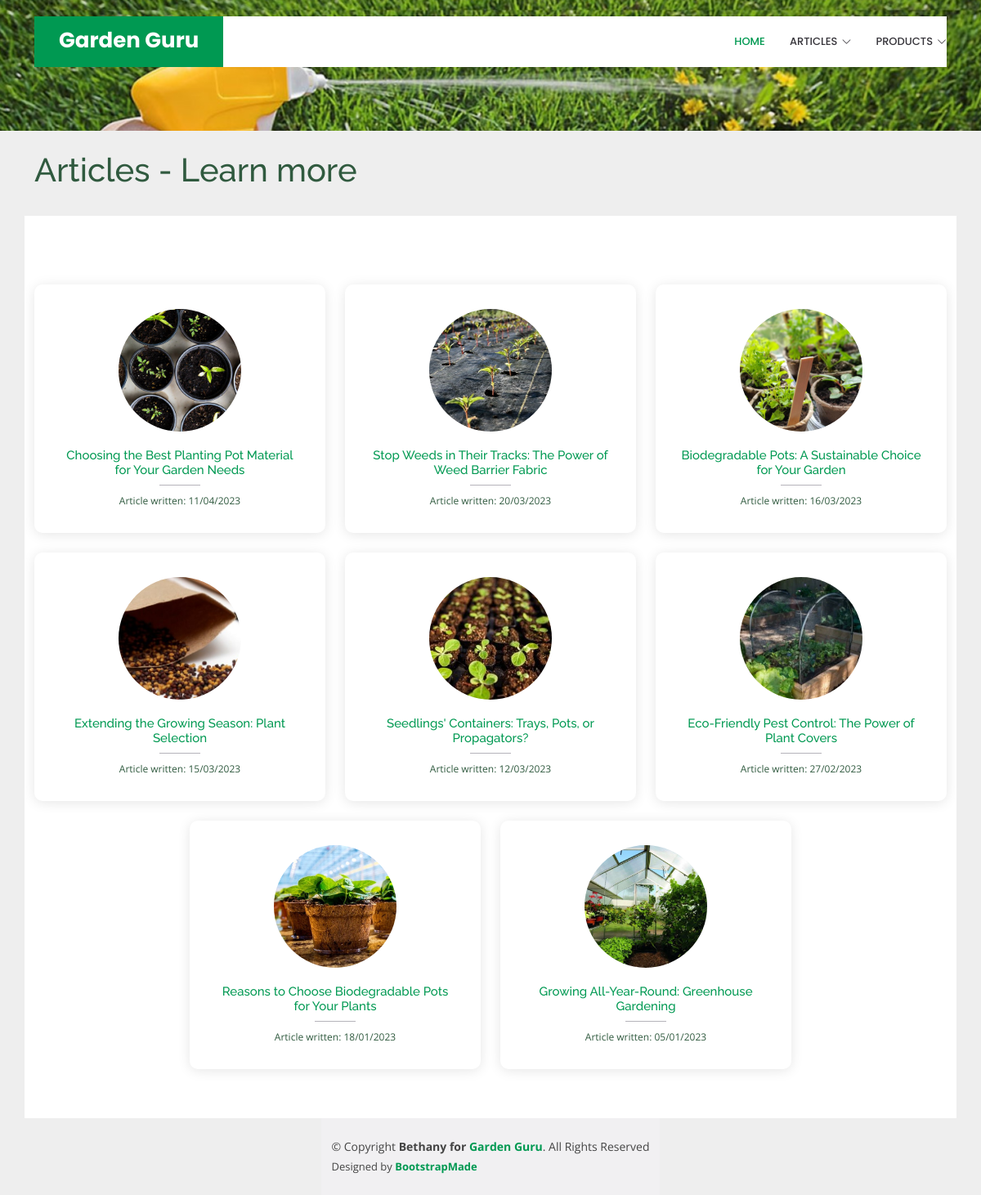
Page /articlecategory/4 on the earlier database version.
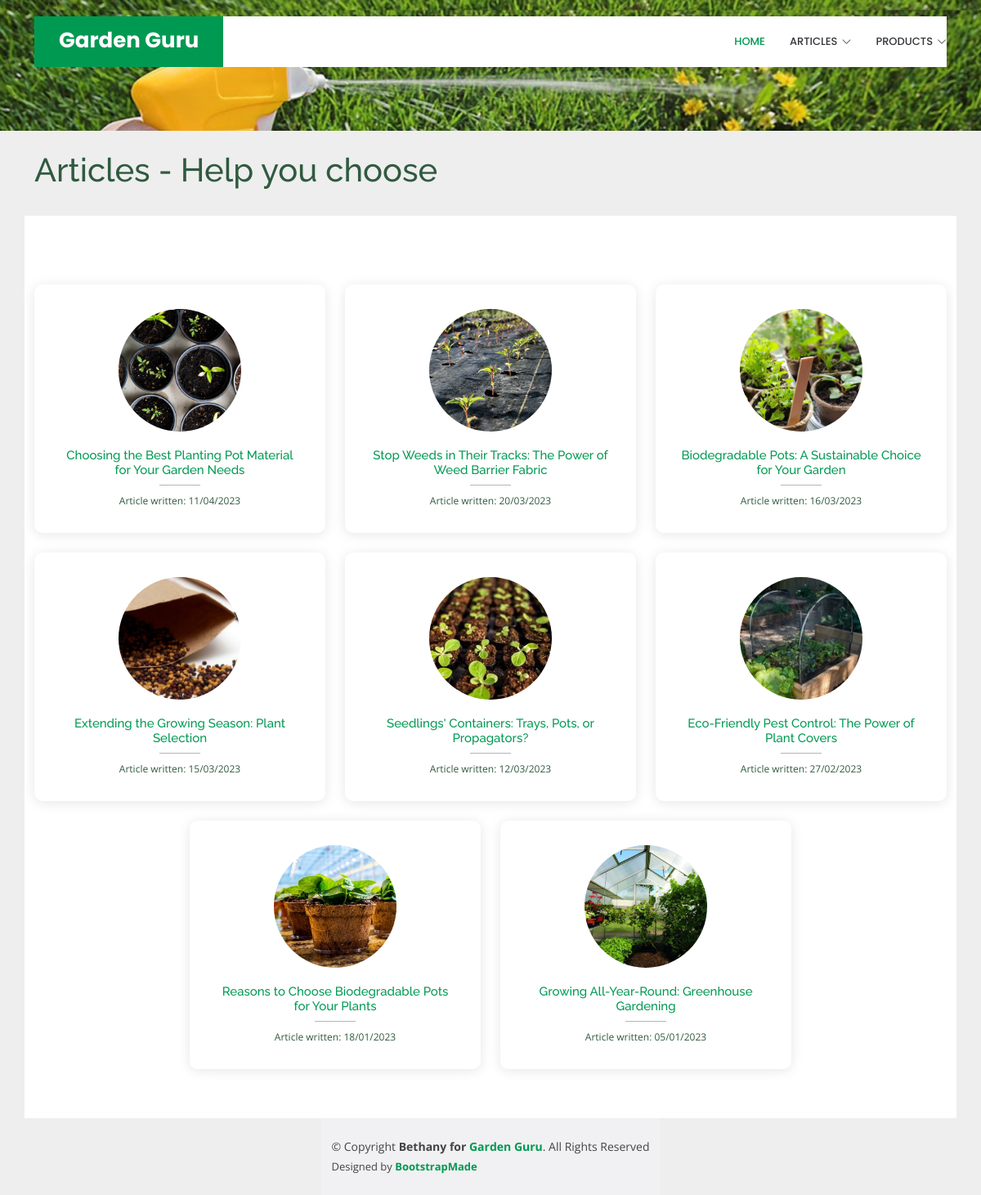
Same page on the later database version.
### main/models.py (models this page shows, shortened)
class NavSubCat(models.Model):
	NavSubCatName = models.CharField(max_length=200)
	LastUpdated = models.DateTimeField(auto_now_add=True)
	NavCatName = models.ForeignKey(NavCat, on_delete=models.CASCADE)
	ArticleCategoryimg = models.CharField(max_length=200, blank=True, null=True)
	def __str__(self):
		return self.NavSubCatName

class NavCat(models.Model):
	NavCatName = models.CharField(max_length=200)
	LastUpdated = models.DateTimeField(auto_now_add=True)
	def __str__(self):
		return self.NavCatName

class Article(models.Model):
	ArticleName = models.CharField(max_length=200)
	Articleimg = models.CharField(max_length=200, blank=True, null=True)
	ArticleTagName = models.ForeignKey(ArticleTag, on_delete=models.CASCADE, blank=True, null=True)
	NavSubCatName = models.ForeignKey(NavSubCat, on_delete=models.CASCADE)
	ArticleBody = RichTextField(blank=True, null=True)
	LastUpdated = models.DateTimeField(default=timezone.now)

### main/views.py (the view)
# urls.py: path('articlecategory/<int:id>', views.articlecategory, name='article category'),
def articlecategory(response,id):
	ac = NavSubCat.objects.get(id=id)
	return render(response, 'main/articlecategory.html', {'ProductCategories':ProductCategories,
												'ProductCategoryGroups':ProductCategoryGroups,
												'Year':datetime.datetime.now().year,
												'NavSubCats':NavSubCats,
												'Articles':Articles,
												'ac':ac,
												})

### main/models.py (called while the page is built)
	def __str__(self):
		return self.ArticleTagName

### main/templates/main/articlecategory.html (shortened to what this page needs)
{% extends 'main/base.html' %}
{% block content %}
  <section id="hero" class="d-flex align-items-center" style="background: url('/static/{{ac.ArticleCategoryimg}}') center center; max-height: 160px;">
    <div class="container text-center d-flex flex-column justify-content-bottom" data-aos="fade-in" data-aos-delay="200">
    </div>
  </section>
  <main id="main">
    <div class="container d-flex mt-4">
      <h2 style="font-size:2.5rem">{{ac.NavCatName}} - {{ac.NavSubCatName}}</h2>
    </div>
    <section id="team" class="team mt-4">
      <div class="container">
        <div class="row d-flex justify-content-center">
          {% for article in Articles %}
            {% if article.NavSubCatName.id == ac.id %}
                <div class="col-lg-4 d-flex justify-content-center mt-4">
                  <div class="member" data-aos="zoom-in" data-aos-delay="100" style="width:100%">
                    <a href="/article/{{article.id}}">
                    <div class="pic"><img src="{{article.Articleimg}}" class="img-fluid" alt="{{article.ArticleName}} - {{article.NavSubCatName}} section - {{article.ArticleTagName}}"></div>
                    <div class="member-info">
                      <h5><span>{{article.ArticleName}}</span></h5>
                    </div>
                    </a>
                    <div>
                      <p style="font-size:0.75rem">Article written: {{article.LastUpdated|date:"d/m/Y" }}</p>
                    </div>
                  </div>
                </div>
              {% endif %}
            {% endfor %}
        </div>
      </div>
    </section>
  </main>
{% endblock %}

### main/templates/main/base.html (shortened to what this page needs)
{% load static %}
<!DOCTYPE html>
<html lang="en">
<head>
  <link href="{% static 'assets/vendor/aos/aos.css' %}" rel="stylesheet">
  <link href="{% static 'assets/vendor/bootstrap/css/bootstrap.min.css' %}" rel="stylesheet">
  <link href="{% static 'assets/vendor/bootstrap-icons/bootstrap-icons.css' %}" rel="stylesheet">
  <link href="{% static 'assets/vendor/boxicons/css/boxicons.min.css' %}" rel="stylesheet">
  <link href="{% static 'assets/vendor/glightbox/css/glightbox.min.css' %}" rel="stylesheet">
  <link href="{% static 'assets/vendor/remixicon/remixicon.css' %}" rel="stylesheet">
  <link href="{% static 'assets/vendor/swiper/swiper-bundle.min.css' %}" rel="stylesheet">
  <link href="{% static 'assets/css/style.css' %}" rel="stylesheet">
</head>
<body>
  <header id="header" class="fixed-top d-flex align-items-center">
    <div class="container">
      <div class="header-container d-flex align-items-center justify-content-between">
        <div class="logo">
          <h1 class="text-light">
            <a href="/">
              <span> Garden Guru </span>
            </a>
          </h1>
        </div>
        <nav id="navbar" class="navbar">
          <ul>
            <li><a class="nav-link scrollto active" href="/">Home</a></li>
            <li class="dropdown"><a href=""><span>Articles</span> <i class="bi bi-chevron-down"></i></a>
            </li>
            <li class="dropdown nav-link scrollto"><a href=""><span>Products</span> <i class="bi bi-chevron-down"></i></a>
            </li>
          </ul>
        </nav>
      </div>
    </div>
  </header>
  {% block content %}
  {% endblock %}
  {% include 'main/footer.html' %}
</body>
</html>

### main/templates/main/footer.html
<footer id="footer">
    <div class="container d-flex py-4">
      <div class="me-md-auto text-center text-md-start">
        <div class="copyright">
          &copy; Copyright <strong><span>Bethany for <a href="/">Garden Guru</a></span></strong>. All Rights Reserved
        </div>
        <div class="credits">
          Designed by <a href="https://bootstrapmade.com/">BootstrapMade</a>
        </div>
      </div>
  </footer>

### static/assets/css/style.css (style rules this page uses)
body { font-family: "Open Sans", sans-serif; color: #444444; }
a { color: #009952; text-decoration: none; font-weight: bold; }
h1, h2, h3, h4, h5, h6 { font-family: "Raleway", sans-serif; }
#header { transition: all 0.5s; z-index: 997; transition: all 0.5s; top: 20px; }
#header .header-container { background: #fff; }
#header .logo { overflow: hidden; padding: 16px 30px 12px 30px; background: #009952; }
#header .logo h1 { font-size: 26px; padding: 0; line-height: 1; font-weight: 700; font-family: "Poppins", sans-serif; }
#header .logo h1 a, #header .logo h1 a:hover { color: #fff; text-decoration: none; }
.navbar { padding: 0; }
.navbar ul { margin: 0; padding: 0; display: flex; list-style: none; align-items: center; }
.navbar li { position: relative; }
.navbar a, .navbar a:focus { display: flex; align-items: center; justify-content: space-between; padding: 10px 0 10px 30px; color: #36343a; transition: 0.3s; font-size: 13px; font-weight: 500; text-transform: uppercase; font-family: "Poppins", sans-serif; white-space: nowrap; transition: 0.3s; }
.navbar a i, .navbar a:focus i { font-size: 12px; line-height: 0; margin-left: 5px; }
.navbar a:hover, .navbar .active, .navbar .active:focus, .navbar li:hover>a { color: #009952; }
#hero { width: 100%; height: 70vh; background: url("../img/hero-bg.jpg") center center; background-size: cover; position: relative; }
#hero .container { padding-top: 80px; }
#hero:before { content: ""; background: rgba(0, 0, 0, 0); position: absolute; bottom: 0; top: 0; left: 0; right: 0; }
@media (min-width: 1024px) { #hero { background-attachment: fixed; } }
section { padding: 60px 0; overflow: hidden; }
.team { background: #fff; }
.team .member { position: relative; box-shadow: 0px 2px 15px rgba(0, 0, 0, 0.1); padding: 30px; border-radius: 10px; text-align: center; }
.team .member .pic { overflow: hidden; width: 150px; border-radius: 50%; margin: 0 auto 20px auto; }
.team .member .pic img { transition: ease-in-out 0.3s; }
.team .member span { display: block; font-size: 15px; padding-bottom: 10px; position: relative; font-weight: 500; }
.team .member span::after { content: ""; position: absolute; display: block; width: 50px; height: 1px; background: #b5b3ba; bottom: 0; left: 50%; transform: translateX(-50%); }
.team .member p { margin: 10px 0 0 0; font-size: 14px; }
#footer { color: #444444; font-size: 14px; background: #f1f0f2; }
#footer .credits { padding-top: 5px; font-size: 13px; color: #444444; }
body { background:#eee }
h5 { font-weight: 400 }
:root { --clr-primary-hsl-400: 142, 100%, 57%; --clr-primary-hsl-500: 142, 72%, 36%; --clr-secondary-hsl-400: 142, 81%, 34%; --clr-secondary-hsl-500: 142, 72%, 26%; --clr-neutral-hsl-100: 0, 0%, 100%; --clr-neutral-hsl-200: 142, 100%, 96%; --clr-neutral-hsl-300: 142, 100%, 89%; --clr-neutral-hsl-700: 142, 30%, 27%; --clr-neutral-100: hsl(var(--clr-neutral-hsl-100)); --clr-neutral-200: hsl(var(--clr-neutral-hsl-200)); --clr-neutral-300: hsl(var(--clr-neutral-hsl-300)); --clr-neutral-700: hsl(var(--clr-neutral-hsl-700)); --clr-primary-400: hsl(var(--clr-primary-hsl-400)); --clr-primary-500: hsla(var(--clr-primary-hsl-500)); --clr-secondary-400: hsl(var(--clr-secondary-hsl-400)); --gradient-primary: linear-gradient( var(--clr-primary-400), var(--clr-secondary-400)); --gradient-to-transparent: linear-gradient( var(--clr-primary-500), hsl(var(--clr-secondary-hsl-500), 0)); --clr-accent-1: 0, 100%, 67%; --clr-accent-2: 39, 100%, 56%; --clr-accent-3: 166, 100%, 37%; --clr-accent-4: 234, 85%, 45%; --font-family-default: 'Open Sans', sans-serif; --fw-regular: 500; --fw-bold: 700; --fw-black: 800; --fs-400: 1rem; --fs-500: 1rem; --fs-600: 1.5rem; --fs-700: 1.2rem; --fs-800: 2rem; --fs-900: 4rem; }
*, *::before, *::after { box-sizing: border-box; }
* { margin: 0; font: inherit; }
img, svg { display: block; max-width: 100%; }
body { font-family: var(--font-family-default); font-size: var(--fs-400); color: var(--clr-neutral-700); }
@media (min-width: 600px) { body { min-height: 100vh; display: grid; place-items: center; } }

Differences in the rows shown:
changed NavSubCat "Articles": NavSubCatName "Learn more" → "Help you choose"
